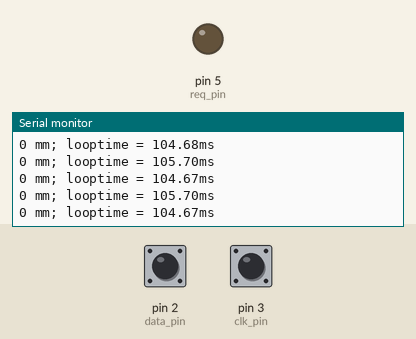
Simulated run of this sketch. Board: Arduino Uno, built with avr-gcc and run on an emulated ATmega328P. On the bench: output pins drawn as LEDs (lit = HIGH), the last lines printed to the serial monitor. The inputs (shaded band) are chosen by the test bench; at power-on: pin 2 (data_pin) HIGH, pin 3 (clk_pin) HIGH.

Above: at 1.2 s.
1.3 s: pin 2 (data_pin) pulled LOW for 0.15 s
At 1.48 s:
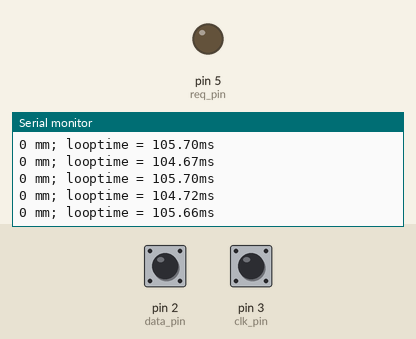
2.9 s: pin 3 (clk_pin) pulled LOW for 0.15 s
At 2.97 s:
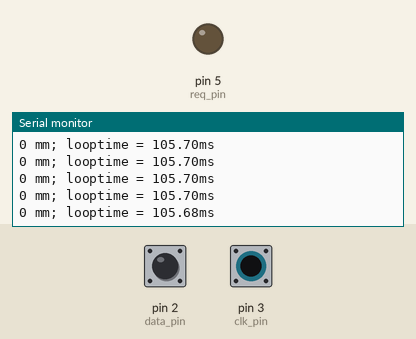
4.5 s: pin 2 (data_pin) pulled LOW for 1 s
7.0 s: pin 3 (clk_pin) pulled LOW for 1 s
At 7.01 s:
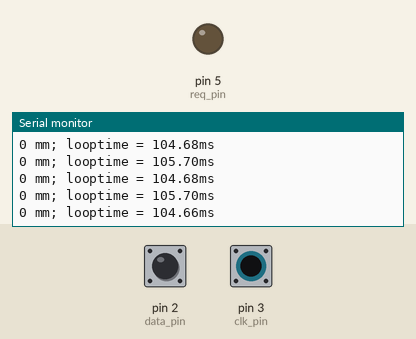
Timing chart, 0 to 10.0 s (numbered marks = the images above; inputs shaded):
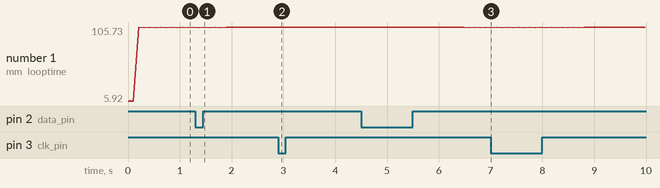

The sketch:

Digimatic.ino
```cpp
// (licence header left out)
#include "src/Digimatic.h"

// define pins
uint8_t req_pin = 5;
uint8_t data_pin = 2;
uint8_t clk_pin = 3;

// initialize Digimatic
Digimatic caliper = Digimatic(clk_pin, data_pin, req_pin);

void setup()
{
  Serial.begin(115200);
}

void loop()
{
  // request current measurement
  double curr_measurement = caliper.fetch();
  Serial.print(curr_measurement,caliper.decimal_places());

  // display units
  if(caliper.units_mm())
    Serial.print(" mm");
  else if(caliper.units_in())
    Serial.print(" in");

  Serial.print("; looptime = ");
  Serial.print(caliper.looptime());
  Serial.println("ms");
}
```

Digimatic.cpp
```cpp
// (licence header left out)
#include <Arduino.h>
#include "Digimatic.h"
#include <stdint.h>

 Digimatic::Digimatic(uint8_t clk, uint8_t data, uint8_t req)
 {
	clk_pin = clk;
	data_pin = data;
	req_pin = req;
	pinMode(clk_pin, INPUT);
	pinMode(data_pin, INPUT);
	digitalWrite(clk_pin, HIGH);     // enable internal pull ups
	digitalWrite(data_pin, HIGH);  // enable internal pull ups

    // Request open-drain
  	pinMode(req_pin, INPUT);
 }

double Digimatic::fetch()
{

	long looptime_l = micros();
	//int timeout = 40; // should take <35ms total to fetch data
	int timeout = 100; // should take <35ms total to fetch data

	// trigger request open-drain
  	pinMode(req_pin, INPUT);
	delay(5);

    // Request pulled LOW
  	pinMode(req_pin, OUTPUT);
    digitalWrite(req_pin, LOW);

	unsigned long lastrequest = millis();

	for(int i = 0; i < 13; i++ )
    {
		int k = 0;
		for (int j = 0; j < 4; j++)
        {
		  while( digitalRead(clk_pin) == LOW && lastrequest>(millis()-timeout) )
          {
		  } // hold until clock is high or timeout
		  while( digitalRead(clk_pin) == HIGH && lastrequest>(millis()-timeout)) {
		  } // hold until clock is low
		  bitWrite(k, j, (digitalRead(data_pin) & 0x1)); // read data bits, and reverse order )
		}

		// store data
		rawdata[i] = k;
	}

	// convert from raw byte to double
	//  sign = rawdata[4];
	//  decimal = rawdata[11];
	//  units = rawdata[12];

	char buf[7] = {0};
	for(int lp=0;lp<6;lp++)
    {
		buf[lp]=rawdata[lp+5]+'0';
	}

	long cur_value_int =atol(buf); //assembled measurement, sans decimal point and sign

	// convert to double w/decimal point
	char buf_dec[2];
	buf_dec[0] = rawdata[11]+'0';
	decimal = atol(buf_dec);
	double cur_value = (double)cur_value_int*(double)pow(10,-decimal);

	// check sign
	char buf_sign[2];
	buf_sign[0] = rawdata[4]+'0';
	int temp = atol(buf_sign);
	if(temp==8)
    {
		cur_value = -cur_value;
    }

	// units
	char buf_unit[2];
	buf_unit[0] = rawdata[12]+'0';
	temp = atol(buf_unit);
	units = (bool)temp;

	looptime_l = micros() - looptime_l;
	looptime_ms = (double)looptime_l/1000.0;

	return cur_value;
}

bool Digimatic::units_mm()
{
	return !units;
}

bool Digimatic::units_in()
{
	return units;
}

byte Digimatic::decimal_places()
{
	return decimal;
}

double Digimatic::looptime()
{
	return looptime_ms;
}
```

Digimatic.h
```cpp
// (licence header left out)
#ifndef Digimatic_h
#define Digimatic_h

#include <stdint.h>

// Separate the ARM Due headers we use
#ifdef ARDUINO_SAM_DUE
#include <sam.h>
#include <sam3xa/include/component/component_trng.h>
#endif

// Teensy required headers
#ifdef TEENSYDUINO
#include <util/atomic.h>
#endif

//  Separate AVR headers from ARM headers
#ifdef __AVR__
#include <avr/interrupt.h>
#include <avr/wdt.h>
#include <util/atomic.h>
#endif

#define byte uint8_t

class Digimatic
{

public:
	//initialize
	Digimatic(byte clk_pin, byte data_pin, byte req_pin);
	// requests and returns current measurement
	double fetch(void);
	bool units_mm(void); // true = mm; false = in
	bool units_in(void);    // true = in; false = mm
	byte decimal_places(void); 	 // digits after the decimal point
	double looptime(void);

protected:
	byte rawdata[14];
	byte req_pin;
	byte clk_pin;
	byte data_pin;
	bool units;
	byte decimal;
	double looptime_ms;


};

#endif
```

Measured:
- after the input at 1.3 s, the serial monitor: prints a new line after 0.07 s (image 1)
- after the input at 2.9 s, the serial monitor: prints a new line after 0.07 s (image 2)
- after the input at 7.0 s, the serial monitor: prints a new line at once (image 3)
